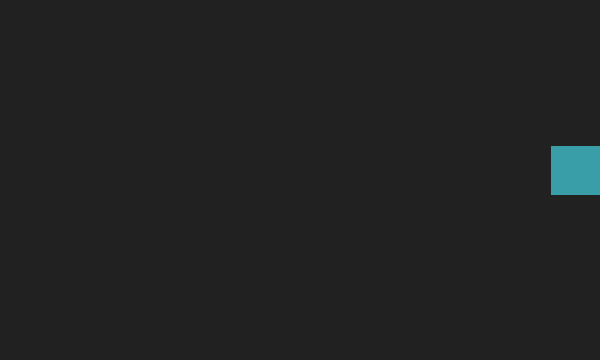
Frame 1 (no input)
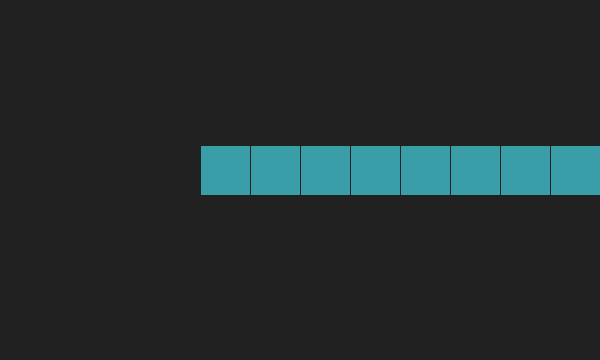
Frame 60 (the mouse pressed at the canvas centre just before this capture)
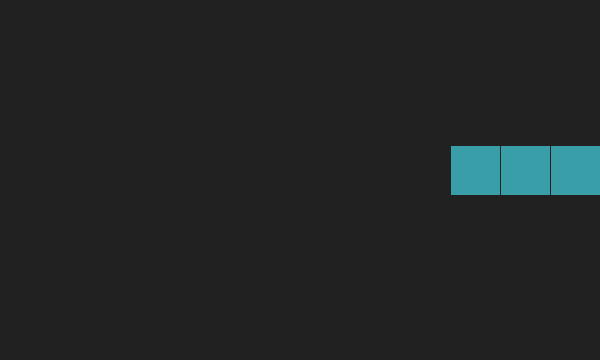
Frame 120 (the mouse held since frame 60 and released just before this capture)

The Processing sketch that drew these frames (run headless with seeded random() and noise(); from frame 60 on, the mouse is pressed at the canvas centre):

// Processing sketch: Debug
// ── Debug.pde
int n = 12;
int i=0, posx;
void setup(){
  background(33,33,33);
  stroke(33,33,33);
  size(600,360);
  fill(57,158,168);
  frameRate(4);
}

void draw(){
  if (i<n){
    posx =550-(i*50);
    rect(posx,145,50,50);
    i++;
  }
  else{
    background(33,33,33);
    i = 0;
  }
}
